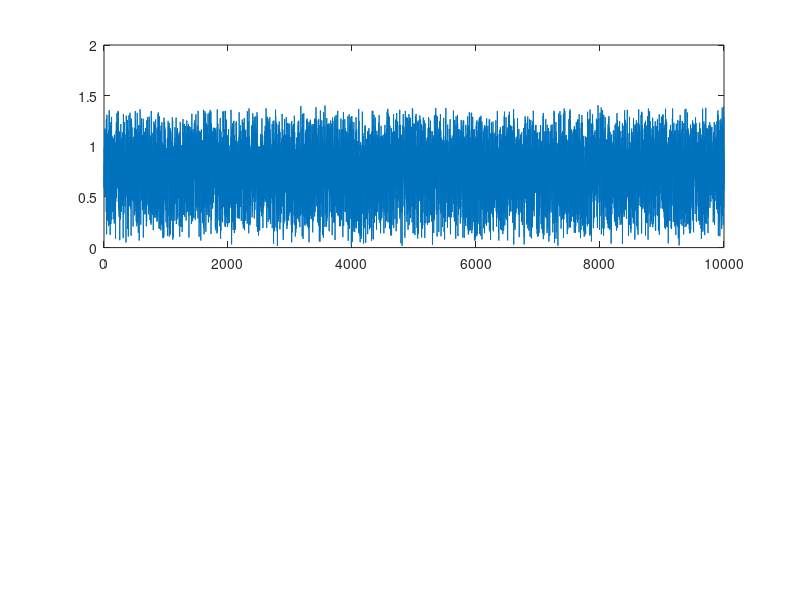

Here is the MATLAB script that generated this plot: (Note: this script raises an error after producing the figure.)
close all
N=10000;
i=1:N;
f=1e4;
t=i/(f);
a=rand(1,N);
b=rand(1,N);

s=(a+j*b).*exp(j*2*pi*f*t);

subplot(2,1,1)
plot(i,abs(s))

fs=fty(s);

sp=fs.*conj(fs);

s_out=ifty(sp);
s_out=s_out-mean(s_out);

s_max=max(abs(s_out));
s_out=20*log10(abs(s_out)/s_max);

subplot(2,1,2)
plot(i,s_out)